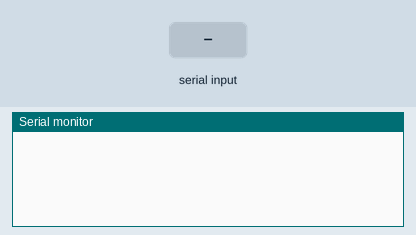
Simulated run of this sketch. Board: Arduino Uno, built with avr-gcc and run on an emulated ATmega328P. Parts: the last lines printed to the serial monitor. The test bench sets the inputs (shaded band).

Above: at 2.2 s.
2.3 s: "90,45\n" received over Serial
At 2.8 s:
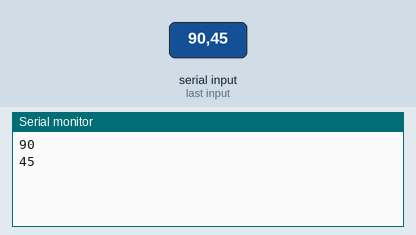
3.8 s: "30,150\n" received over Serial
At 5.2 s:
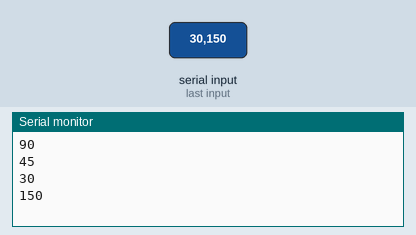
Timing chart, 0 to 6.8 s (numbered marks = the images above; inputs shaded):
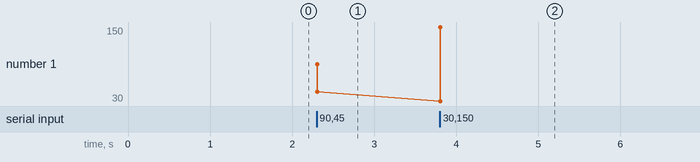

The sketch:

Serial_Debug.ino
```cpp
//get int value form Serial Input.

void setup() {
  Serial.begin(9600);

  delay(1000);
}

int read_data = 0;
int intvalue = 0;
String inString = "";

void loop() {
    if (Serial.available()) {
    // read the most recent byte (which will be from 0 to 255):
    read_data = Serial.read();

    if(isDigit(read_data))
    {
      inString += (char)read_data;
    }
    else
    {
      if(inString != "")
      {
        intvalue = inString.toInt();
        Serial.println(intvalue);
        inString = "";
      }
      else
      {
        //Serial.println(read_data);
      }
    }

  }
}
```

Measured:
- after the input at 2.3 s, the serial monitor: prints a new line at once (image 1)
- after the input at 3.8 s, the serial monitor: prints a new line at once (image 2)
- plotted number 1: 45 → 150 after the input at 3.8 s
